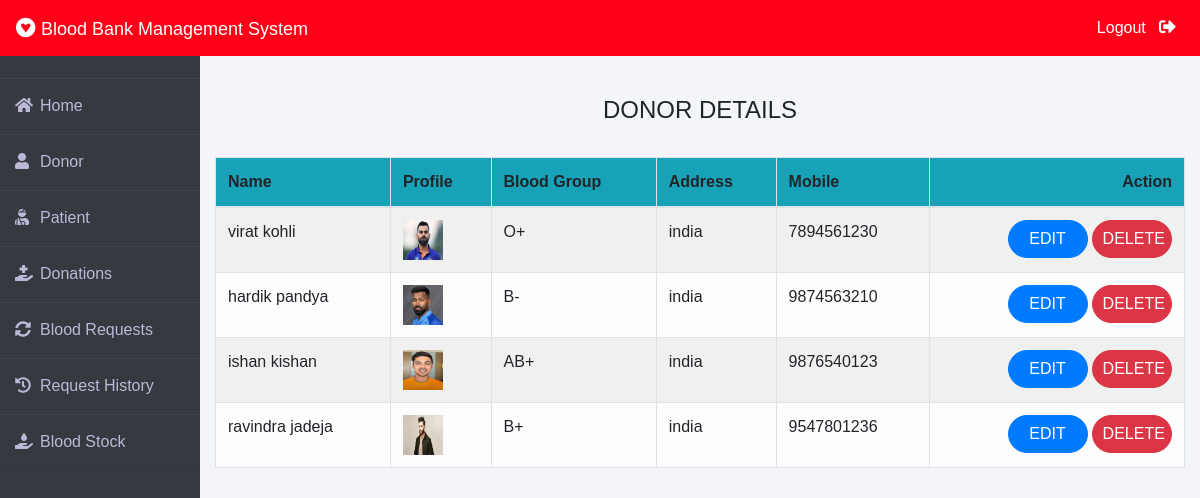
Page /admin-donor (signed in) on the committed database.
### donor/models.py (models this page shows, shortened)
class Donor(models.Model):
    user=models.OneToOneField(User,on_delete=models.CASCADE)
    profile_pic= models.ImageField(upload_to='profile_pic/Donor/',null=True,blank=True)
    bloodgroup=models.CharField(max_length=10)
    address = models.CharField(max_length=40)
    mobile = models.CharField(max_length=20,null=False)
    @property
    def get_name(self):
        return self.user.first_name+" "+self.user.last_name

### blood/views.py (the view)
# urls.py: path('admin-donor', views.admin_donor_view,name='admin-donor'),
@login_required(login_url='adminlogin')
def admin_donor_view(request):
    donors=dmodels.Donor.objects.all()
    return render(request,'blood/admin_donor.html',{'donors':donors})

### templates/blood/admin_donor.html
{% extends 'blood/adminbase.html' %}
{% block content %}
{% load widget_tweaks %}
{%load static%}
<br><br>
<div class="container">
    <H4 class="text-center">DONOR DETAILS</H4><br>
    <table class="table table-light table-hover table-bordered table-striped">
        <thead class="bg-info">
            <tr>
                <th scope="col">Name</th>
                <th scope="col">Profile</th>
                <th scope="col">Blood Group</th>
                <th scope="col">Address</th>
                <th scope="col">Mobile</th>
                <th class="text-right">Action</th>
            </tr>
        </thead>
        <tbody>
            {% for t in donors %}
            <tr>
                <td> {{t.get_name}}</td>
                <td> <img src="{% static t.profile_pic.url %}" alt="Profile Pic" height="40px" width="40px" /></td>
                <td>{{t.bloodgroup}}</td>
                <td>{{t.address}}</td>
                <td>{{t.mobile}}</td>
                <td class="text-right">
                    <button class="btn btn-primary badge-pill" style="width: 80px;"><a  style="text-decoration: none;color: white;" href="{% url 'update-donor' t.id  %}">EDIT</a> </button>
                    <button class="btn btn-danger badge-pill" style="width: 80px;"><a  style="text-decoration: none;color: white;" href="{% url 'delete-donor' t.id  %}">DELETE</a> </button>
                </td>
            </tr>
            {% endfor %}
        </tbody>
    </table>
</div>
{% endblock content %}

### templates/blood/adminbase.html (style rules this page uses)
* { margin: 0; padding: 0; box-sizing: border-box; list-style: none; text-decoration: none; font-family: 'Josefin Sans', sans-serif; }
body { background-color: #f3f5f9; }

### rows in the picture
Donor: get_name "virat kohli", profile_pic (picture), bloodgroup "O+", address "india", mobile "7894561230"
Donor: get_name "hardik pandya", profile_pic (picture), bloodgroup "B-", address "india", mobile "9874563210"
Donor: get_name "ishan kishan", profile_pic (picture), bloodgroup "AB+", address "india", mobile "9876540123"
Donor: get_name "ravindra jadeja", profile_pic (picture), bloodgroup "B+", address "india", mobile "9547801236"
